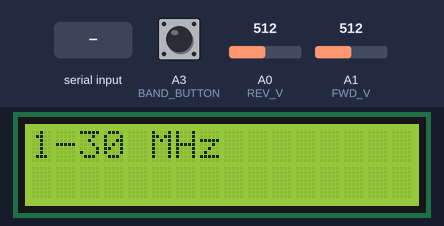
Bench run of a sketch on a simulated Arduino Uno, built with avr-gcc and run on an emulated ATmega328P. Shown: 16×2 character LCD. The inputs (shaded band) are chosen by the test bench; at power-on: A3 (BAND_BUTTON) HIGH, A1 (FWD_V) = 512, A0 (REV_V) = 512. What the sketch prints to the serial monitor is not drawn.

Above: at 6.2 s.
6.3 s: "?\n" received over Serial
At 7.1 s:
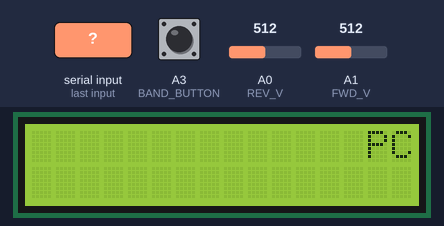
7.8 s: A3 (BAND_BUTTON) pulled LOW for 1 s
At 10.5 s:
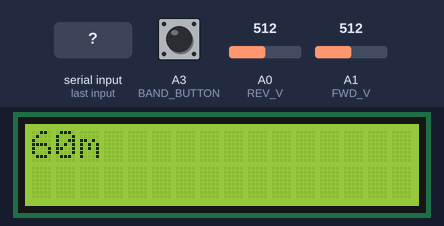
10.8 s: A1 (FWD_V) set to 716
13.8 s: A0 (REV_V) set to 716
At 16.2 s:
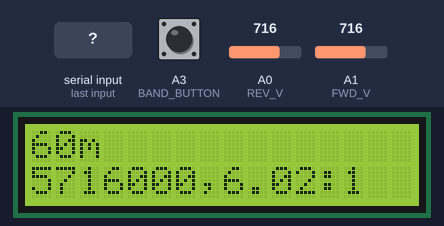
16.8 s: A3 (BAND_BUTTON) pulled LOW for 0.15 s
At 17.8 s:
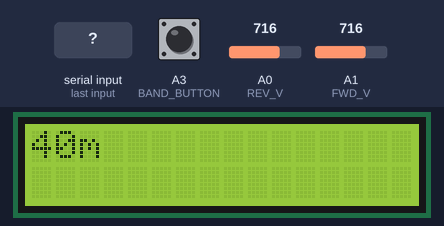
18.9 s: A1 (FWD_V) set to 900
At 24.7 s:
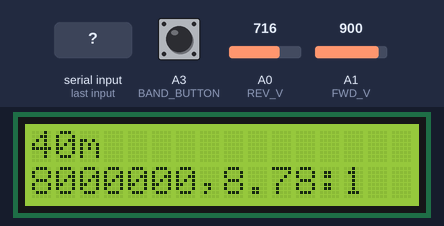
Timing chart, 0 to 25.0 s (numbered marks = the images above; inputs shaded):
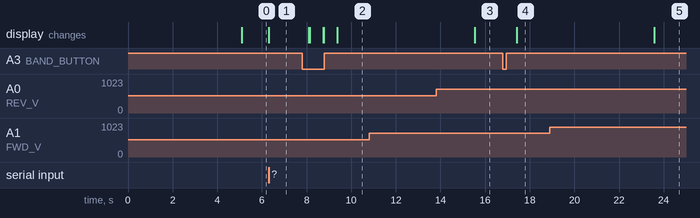

The sketch:

kn4sfx_firmware.ino
```cpp
// (licence header left out)
//
// NOTES FOR KN4SFX FIRMWARE
//
// This version of the firmware is based on the original standard_firmware.ino
// published here: https://github.com/HamRadio360/Antenna-Analyzer
//
// It is the required version of the firmware for use with the K6BEZ
// Antenna Analyzer program available here: https://github.com/NotoriousDBA/Antenna-Analyzer
//
// The functionality of this version is essentially identical to the
// standard firmware, with two major and two minor exceptions:
//
// 1) All data written to, or read from, a PC is done using null-terminated
//    strings.
// 2) The format of the data returned to a PC during a scan has been changed.
// 3) The lag between pressing the band button and the analyzer switching
//    bands has been eliminated.
// 4) I removed the command that sets the analyzer to a single frequency.
//
// Beyond that, the rest of the changes were just to clean up and streamline
// the code, and make it a little friendlier. The author of these changes
// is me, Chris Mathes (KN4SFX). You can reach me at chris@urbanjaguar.org.
//

// The library we'll use for the LCD.
#include <LiquidCrystal.h>

//
// Macros to associate meaningful names with the pins we're going to use.
//

// Pins for controlling the DDS module.
#define DDS_FQ_UD 4
#define DDS_SDAT 3
#define DDS_SCLK 5
#define DDS_RESET 2

// Pins for reading the forward and reverse voltages on the transmission line.
#define FWD_V A1
#define REV_V A0

// Pins tied to the mode and band buttons on the PCB.
// We don't actually use the mode button in this version of the firmware.
#define MODE_BUTTON A2
#define BAND_BUTTON A3

// The number of milliseconds to delay after detecting a button press.
// This allows the button to settle down, otherwise what the user
// perceives as a single press might actually trigger multiple presses
// on the analyzer.
#define BUTTON_DELAY (300)

// The default number of steps to take through a band.
#define DEFAULT_STEPS 500

// Enum to define our modes of operation.
enum mode {STAND_ALONE, PC};

//
// Reference data for the various bands.
//

// The total number of bands we're defining.
#define NUM_BANDS 11

// Enum for the set of bands we can run sweeps on.
enum band {
  BAND_HF, BAND_160M, BAND_80M, BAND_60M, BAND_40M, BAND_30M,
  BAND_20M, BAND_17M, BAND_15M, BAND_12M, BAND_10M
};

// The starting frequency of each band.
const long band_freq_low[NUM_BANDS] = {
  1000000, 1500000, 2000000, 5000000, 6000000, 9000000,
  13000000, 17000000, 20000000, 24000000, 28000000
};

// The ending frequency of each band.
const long band_freq_high[NUM_BANDS] = {
  30000000, 2300000, 5000000, 6000000, 8000000, 11000000,
  16000000, 19000000, 23000000, 26000000, 30000000
};

// The label to display on the screen for each band.
const char *band_label[NUM_BANDS] = {
  "1-30 MHz", "160m", "80m", "60m", "40m", "30m",
  "20m", "17m", "15m", "12m", "10m"
};

//
// Set up our LCD display, specifying which interface pins it's connected to.
//
// * LCD RS pin to digital pin 8
// * LCD Enable pin to digital pin 9
// * LCD D4 pin to digital pin 15
// * LCD D5 pin to digital pin 14
// * LCD D6 pin to digital pin 16
// * LCD D7 pin to digital pin 10
//
LiquidCrystal lcd(8, 9, 15, 14, 16, 10);

//
// Global variables
//
// These are variables we need to maintain the state of between calls to loop().
//
band selected_band; // The currently selected band.
mode current_mode; // The current mode; i.e. stand-alone or connected to a PC.
byte band_pressed; // Whether the band button has been pressed.
long num_steps; // The number of steps to take across the selected band.
long freq_low, freq_high; // To hold the low and high frequencies of the range we're going to sweep.

//
// Now the code...
//

// Set the DDS module to output the specified frequency.
void set_dds_freq(long freq_hz) {
  // Calculate the DDS word (from AD9850 Datasheet).
  int32_t f = freq_hz * 4294967295 / 125000000;

  // Bit bang the DDS word over the SPI bus.
  for (int bit = 0; bit < 40; bit++) {
    // Set data bit on output pin.
    // The first 32 bits come from f. The last 8 are all 0,
    digitalWrite(DDS_SDAT, bit < 32 ? bitRead(f, bit) : 0);
    // Strobe the clock pin after each bit.
    digitalWrite(DDS_SCLK, HIGH);
    digitalWrite(DDS_SCLK, LOW);
  }

  // Strobe the update pin to tell the DDS to use the new values.
  digitalWrite(DDS_FQ_UD, HIGH);
  delay(1);
  digitalWrite(DDS_FQ_UD, LOW);
  delay(10); // Give the DDS time to settle.
}

// Function to reset the DDS module.
void reset_dds() {
  digitalWrite(DDS_RESET, HIGH);
  delay(1);
  digitalWrite(DDS_RESET, LOW);
  delay(10);

  // For some reason that I'm unaware of, the first time the DDS is set to a
  // frequency after a reset, we have to do it twice. Otherwise the first
  // reading nearly always returns a VSWR of 1:1. In order to keep the rest
  // of the code clean, we'll prime the DDS here at the end of the reset routine.
  // The frequency we're using here (10MHz) is purely arbitrary.
  set_dds_freq(10000000);
}

// Sweep a range of frequencies, measuring the VSWR at each step.
byte perform_sweep(long freq_low, long freq_high, long num_steps, mode current_mode) {
  long freq_step = (freq_high - freq_low) / num_steps;
  int fwd_voltage;
  int rev_voltage;
  double vswr;
  double lowest_vswr = 999;
  long lowest_vswr_freq = freq_low;
  byte band_pressed = 0;
  byte pc_data = 0;

  // Reset the DDS module.
  reset_dds();

  for (long current_freq = freq_low;
    current_freq <= freq_high && band_pressed == 0 && pc_data == 0;
    current_freq += freq_step)
  {
    // Set the DDS to the current frequency.
    set_dds_freq(current_freq);

    // Has the band button been pressed?
    if (digitalRead(BAND_BUTTON) == LOW) {
      // It has. This will end the loop.
      band_pressed = 1;
      delay(BUTTON_DELAY); // Give the button time to settle.
    } else if (Serial.available() > 0) {
      // Also stop if there's data coming from a PC.
      pc_data = 1;
    }

    // Read the forward and reverse voltages.
    fwd_voltage = analogRead(FWD_V);
    rev_voltage = analogRead(REV_V);

    if (rev_voltage >= fwd_voltage) {
      // To avoid a divide by zero or negative VSWR then set to max 999.
      vswr = 999;
    } else {
      // Calculate VSWR.
      vswr = ((double)fwd_voltage + (double)rev_voltage) / ((double)fwd_voltage - (double)rev_voltage);
    }

    // Did we find a new lowest value for VSWR in the band?
    if (vswr <= lowest_vswr) {
      // We did. Record it, and its associated frequency.
      lowest_vswr = vswr;
      lowest_vswr_freq = current_freq;
    }

    if (current_mode == PC) {
      // Send current reading back to the PC over the serial line.
      // VSWR is multiplied by 1000 to make the system compatible with the PIC version.
      Serial.print(String(current_freq) + '|' + String(long(vswr * 1000)) + '\0');
    }
  }

  // Send "End" to the PC to indicate the end of the sweep.
  if (current_mode == PC) {
    Serial.print("End\0");
    Serial.flush();
  }

  if (band_pressed == 0 && pc_data == 0) {
    // We weren't interrupted, so write the results of the sweep to the display.
    lcd.setCursor(0, 1);
    lcd.print(lowest_vswr_freq);
    lcd.print(",");
    lcd.print(lowest_vswr);
    lcd.print(":1    ");
  }

  // Let the caller know whether we were interrupted by a button press.
  return band_pressed;
}

// The initialization function for our firmware.
void setup() {
  // Set up the LCD's number of columns and rows:
  lcd.begin(16, 2);

  // Print a message to the LCD.
  lcd.print("Antenna Analyzer");

  // Configure DDS control pins for digital output.
  pinMode(DDS_FQ_UD, OUTPUT);
  pinMode(DDS_SCLK, OUTPUT);
  pinMode(DDS_SDAT, OUTPUT);
  pinMode(DDS_RESET, OUTPUT);

  // Set up the forward and reverse voltage input pins as analog inputs referenced to internal voltage.
  pinMode(FWD_V, INPUT);
  pinMode(REV_V, INPUT);
  analogReference(DEFAULT);

  // Initialize serial communication at 115200 baud.
  Serial.begin(115200);

  // Reset the DDS module.
  reset_dds();

  // Initialize some of our global variables.
  selected_band = BAND_HF;
  current_mode = STAND_ALONE;
  band_pressed = 0;
  num_steps = DEFAULT_STEPS;

  // Wait for a few seconds, then clear the screen.
  delay(5000);
  lcd.clear();
}

// The main execution loop of our firmware.
void loop() {
  String message;
  char command;
  long argument;

  // Are we receiving input from a PC?
  if (Serial.available() > 0) {
    // Yes.
    current_mode = PC;
    band_pressed = 0;

    lcd.clear();
    lcd.setCursor(14, 0);
    lcd.print("PC");

    // Read a block of text terminated with a null character.
    message = String(Serial.readStringUntil('\0'));
    message.toUpperCase();
    message.trim();

    // The last character of the message will be the command.
    command = message.charAt(message.length() - 1);

    // The first part of the message, if any, will be an integer argument.
    if (message.length() > 1) {
      // Even though the function is called toInt(), it really returns a long.
      argument = message.substring(0, message.length() - 1).toInt();
    }

    // Carry out the command.
    switch(command) {
      case 'A':
        // Use the argument as the frequency for the bottom of the band.
        freq_low = argument;
        break;
      case 'B':
        // Use the argument as the frequency for the top of the band.
        freq_high = argument;
        break;
      case 'N':
        // Use the argument to set the number of steps in the sweep.
        num_steps = argument;
        break;
      case 'S':
        // Perform the sweep.
        band_pressed = perform_sweep(freq_low, freq_high, num_steps, current_mode);
        break;
      case '?':
        // Report current configuration to PC
        Serial.print(String(freq_low) + '|' + String(freq_high) + '|' + String(num_steps) + '\0');
        Serial.flush();
        break;
    }
  } else {
    // No serial data was received.
    if (current_mode == STAND_ALONE) {
      lcd.setCursor(0, 0);
      lcd.print(band_label[selected_band]);

      // Run a sweep in the currently-selected band.
      band_pressed = perform_sweep(band_freq_low[selected_band], band_freq_high[selected_band], num_steps,
        current_mode);
    }
  }

  if ((digitalRead(BAND_BUTTON) == LOW) or (band_pressed == 1)) {
    band_pressed = 0;
    delay(BUTTON_DELAY); // Give the button time to settle.

    // Revert to stand-alone mode, and go to the next band in the list.
    current_mode = STAND_ALONE;
    selected_band = (selected_band + 1) % NUM_BANDS;
    num_steps = DEFAULT_STEPS;
    lcd.clear();
  }
}
```

Measured:
- after the input at 6.3 s, the display: changes at once (image 1)
- after the input at 7.8 s, the display: first changes after 0.30 s (image 2 shows a later state)
- after the input at 10.8 s, every drawn part: stays the same
- after the input at 13.8 s, the display: changes after 1.7 s (image 3)
- after the input at 16.8 s, the display: first changes after 0.61 s (image 4 shows a later state)
- after the input at 18.9 s, the display: changes after 4.7 s (image 5)
